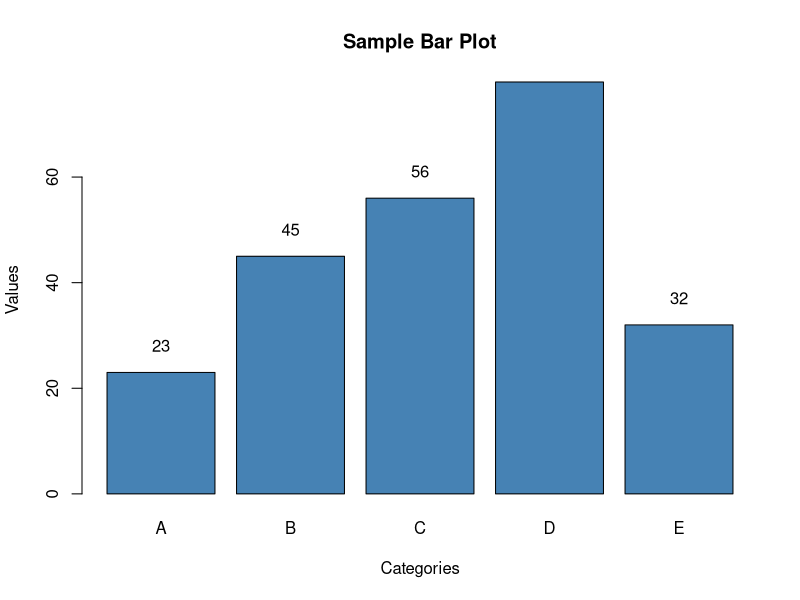

R code for this plot:
# R script to create a bar plot
# This script creates a bar plot and saves it as a PNG file

# Create sample data
categories <- c("A", "B", "C", "D", "E")
values <- c(23, 45, 56, 78, 32)

# Print the data
print("Data for the bar plot:")
data <- data.frame(Category = categories, Value = values)
print(data)

# Create a bar plot and save it as a PNG file
png_filename <- paste0("barplot_", format(Sys.time(), "%Y%m%d_%H%M%S"), ".png")
png(png_filename, width = 800, height = 600)

# Create the bar plot
barplot(values, 
        names.arg = categories,
        main = "Sample Bar Plot",
        xlab = "Categories",
        ylab = "Values",
        col = "steelblue",
        border = "black")

# Add value labels on top of bars
text(x = seq(0.7, by = 1.2, length.out = length(values)), 
     y = values + 2, 
     labels = values, 
     pos = 3)

# Close the graphics device
dev.off()

# Print confirmation
cat("Bar plot saved as", png_filename, "\n")

# Alternative: Create the plot in R's plotting window (uncomment if running in R environment)
# barplot(values, 
#         names.arg = categories,
#         main = "Sample Bar Plot",
#         xlab = "Categories",
#         ylab = "Values",
#         col = rainbow(length(values)),
#         border = "black")
